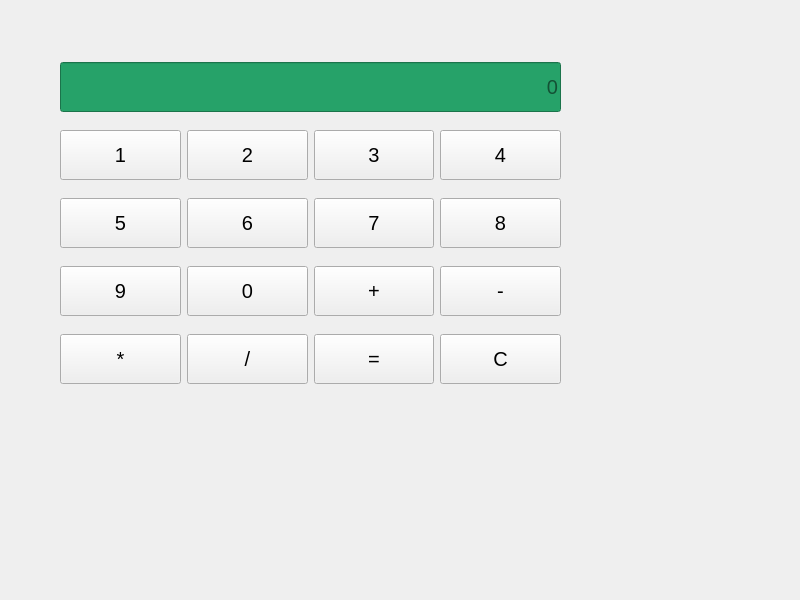
<?xml version="1.0" encoding="UTF-8"?>
<ui version="4.0">
 <class>Calculatrice</class>
 <widget class="QWidget" name="Calculatrice">
  <property name="geometry">
   <rect>
    <x>0</x>
    <y>0</y>
    <width>800</width>
    <height>600</height>
   </rect>
  </property>
  <property name="font">
   <font>
    <pointsize>15</pointsize>
   </font>
  </property>
  <property name="windowTitle">
   <string>Calculatrice</string>
  </property>
  <widget class="QWidget" name="layoutWidget">
   <property name="geometry">
    <rect>
     <x>60</x>
     <y>50</y>
     <width>501</width>
     <height>351</height>
    </rect>
   </property>
   <layout class="QGridLayout" name="gridLayout">
    <item row="0" column="0" colspan="4">
     <widget class="QLineEdit" name="lineEditAfficheur">
      <property name="minimumSize">
       <size>
        <width>0</width>
        <height>50</height>
       </size>
      </property>
      <property name="font">
       <font>
        <pointsize>15</pointsize>
       </font>
      </property>
      <property name="styleSheet">
       <string notr="true">color: rgb(0, 0, 0);
background-color: rgb(38, 162, 105);</string>
      </property>
      <property name="alignment">
       <set>Qt::AlignmentFlag::AlignRight|Qt::AlignmentFlag::AlignTrailing|Qt::AlignmentFlag::AlignVCenter</set>
      </property>
      <property name="readOnly">
       <bool>true</bool>
      </property>
      <property name="placeholderText">
       <string>0</string>
      </property>
     </widget>
    </item>
    <item row="1" column="0">
     <widget class="QPushButton" name="pushButton_1">
      <property name="minimumSize">
       <size>
        <width>50</width>
        <height>50</height>
       </size>
      </property>
      <property name="text">
       <string>1</string>
      </property>
      <property name="iconSize">
       <size>
        <width>50</width>
        <height>50</height>
       </size>
      </property>
     </widget>
    </item>
    <item row="1" column="1">
     <widget class="QPushButton" name="pushButton_2">
      <property name="minimumSize">
       <size>
        <width>50</width>
        <height>50</height>
       </size>
      </property>
      <property name="text">
       <string>2</string>
      </property>
     </widget>
    </item>
    <item row="1" column="2">
     <widget class="QPushButton" name="pushButton_3">
      <property name="minimumSize">
       <size>
        <width>50</width>
        <height>50</height>
       </size>
      </property>
      <property name="text">
       <string>3</string>
      </property>
     </widget>
    </item>
    <item row="1" column="3">
     <widget class="QPushButton" name="pushButton_4">
      <property name="minimumSize">
       <size>
        <width>50</width>
        <height>50</height>
       </size>
      </property>
      <property name="text">
       <string>4</string>
      </property>
     </widget>
    </item>
    <item row="2" column="0">
     <widget class="QPushButton" name="pushButton_5">
      <property name="minimumSize">
       <size>
        <width>50</width>
        <height>50</height>
       </size>
      </property>
      <property name="text">
       <string>5</string>
      </property>
     </widget>
    </item>
    <item row="2" column="1">
     <widget class="QPushButton" name="pushButton_6">
      <property name="minimumSize">
       <size>
        <width>50</width>
        <height>50</height>
       </size>
      </property>
      <property name="text">
       <string>6</string>
      </property>
     </widget>
    </item>
    <item row="2" column="2">
     <widget class="QPushButton" name="pushButton_7">
      <property name="minimumSize">
       <size>
        <width>50</width>
        <height>50</height>
       </size>
      </property>
      <property name="text">
       <string>7</string>
      </property>
     </widget>
    </item>
    <item row="2" column="3">
     <widget class="QPushButton" name="pushButton_8">
      <property name="minimumSize">
       <size>
        <width>50</width>
        <height>50</height>
       </size>
      </property>
      <property name="text">
       <string>8</string>
      </property>
     </widget>
    </item>
    <item row="3" column="0">
     <widget class="QPushButton" name="pushButton_9">
      <property name="minimumSize">
       <size>
        <width>50</width>
        <height>50</height>
       </size>
      </property>
      <property name="text">
       <string>9</string>
      </property>
     </widget>
    </item>
    <item row="3" column="1">
     <widget class="QPushButton" name="pushButton_0">
      <property name="minimumSize">
       <size>
        <width>50</width>
        <height>50</height>
       </size>
      </property>
      <property name="text">
       <string>0</string>
      </property>
     </widget>
    </item>
    <item row="3" column="2">
     <widget class="QPushButton" name="pushButton_Additionner">
      <property name="minimumSize">
       <size>
        <width>50</width>
        <height>50</height>
       </size>
      </property>
      <property name="text">
       <string>+</string>
      </property>
     </widget>
    </item>
    <item row="3" column="3">
     <widget class="QPushButton" name="pushButton_Soustraire">
      <property name="minimumSize">
       <size>
        <width>50</width>
        <height>50</height>
       </size>
      </property>
      <property name="text">
       <string>-</string>
      </property>
     </widget>
    </item>
    <item row="4" column="0">
     <widget class="QPushButton" name="pushButton_Multiplier">
      <property name="minimumSize">
       <size>
        <width>50</width>
        <height>50</height>
       </size>
      </property>
      <property name="text">
       <string>*</string>
      </property>
     </widget>
    </item>
    <item row="4" column="1">
     <widget class="QPushButton" name="pushButton_Diviser">
      <property name="minimumSize">
       <size>
        <width>50</width>
        <height>50</height>
       </size>
      </property>
      <property name="text">
       <string>/</string>
      </property>
     </widget>
    </item>
    <item row="4" column="2">
     <widget class="QPushButton" name="pushButton_Egal">
      <property name="minimumSize">
       <size>
        <width>50</width>
        <height>50</height>
       </size>
      </property>
      <property name="text">
       <string>=</string>
      </property>
     </widget>
    </item>
    <item row="4" column="3">
     <widget class="QPushButton" name="pushButton_Effacer">
      <property name="minimumSize">
       <size>
        <width>50</width>
        <height>50</height>
       </size>
      </property>
      <property name="text">
       <string>C</string>
      </property>
     </widget>
    </item>
   </layout>
  </widget>
 </widget>
 <resources/>
 <connections/>
</ui>
